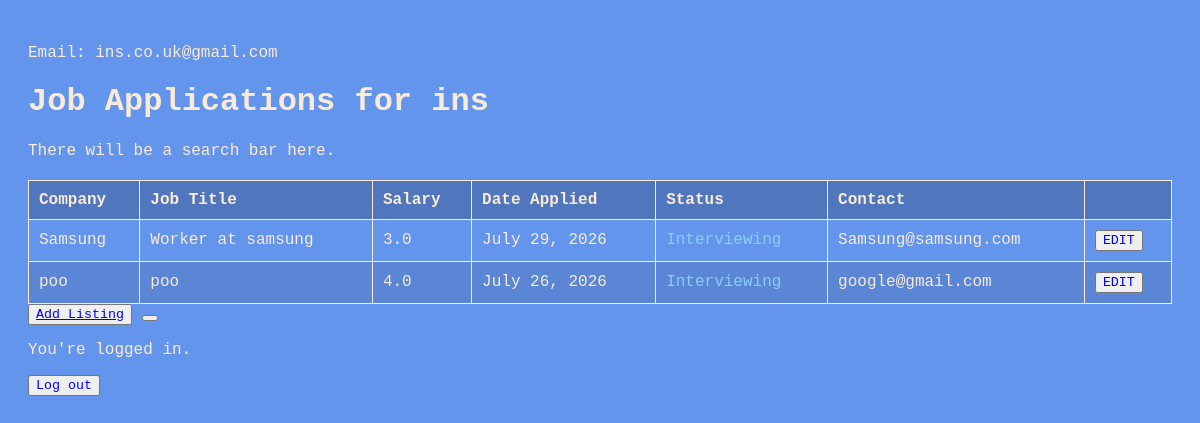
Page /tracker/ (signed in) on the committed database.
### tracker/models.py (models this page shows, shortened)
class jobListing(models.Model):
    STATUS_CHOICES = [
        ('P','Pending'),
        ('S','Successful'),
        ('I','Interviewing'),
        ('R','Rejected'),
    ]
    user = models.ForeignKey(settings.AUTH_USER_MODEL, on_delete=models.CASCADE)
    companyName = models.CharField(max_length=100)
    jobTitle = models.CharField(max_length=50)
    salary = models.FloatField()
    dateApplied = models.DateField()
    status = models.CharField(max_length=2,choices=STATUS_CHOICES)
    companyContact = models.EmailField()

### tracker/views.py (the view)
# urls.py: path('', views.user_tracker, name='user-tracker'),
@login_required
def user_tracker(request):
    listings = jobListing.objects.filter(user=request.user).order_by('-dateApplied')
    return render(request, 'maintracker.html',{'listings': listings})

### tracker/templates/maintracker.html (shortened to what this page needs)
<!DOCTYPE html>
<html>
   <head>
    </head>
    <body>
        <p>Email: {{ user.email }}</p>
         <h1>Job Applications for {{ user.username }}</h1>
         <div>
            <p>There will be a search bar here.</p>
         </div>
        <table>
            <thead>
                <tr>
                    <th>Company</th>
                    <th>Job Title</th>
                    <th>Salary</th>
                    <th>Date Applied</th>
                    <th>Status</th>
                    <th>Contact</th>
                    <th></th>
                </tr>
            </thead>
            <tbody>
                {% for listing in listings %}
                <tr>
                    <td>{{ listing.companyName }}</td>
                    <td>{{ listing.jobTitle }}</td>
                    <td>{{ listing.salary }}</td>
                    <td>{{ listing.dateApplied }}</td>
                    <td class="status-{{ listing.status }}">{{ listing.get_status_display }}</td>
                    <td>{{ listing.companyContact }}</td>
                    <td><button onClick="">EDIT</button></td>
                </tr>
                {% empty %}
                <tr class="empty-row">
                    <td colspan="7">No job applications yet — <a href="{% url 'addListing' %}">Add one to get started</a></td>
                </tr>
                {% endfor %}
            </tbody>
        </table>
        <div>
            <button><a href="{% url 'addListing' %}">Add Listing</a></button>
            <button></button>
        </div>
        {% if user.is_authenticated %}
            <p>You're logged in.</p>
            <form method="POST" action="{% url 'logout' %}">
                <button type="submit">Log out</button>
            </form>
        {% else %}
            <a href="{% url 'login' %}">Log in</a>
        {% endif %}
    </body>
</html>

### tracker/templates/maintracker.html (style rules this page uses)
* { font-family: 'Courier New', Courier, monospace; color: antiquewhite; box-sizing: border-box; }
button, a { color: blue; }
body { background-color: cornflowerblue; padding: 20px; }
table { width: 100%; border-collapse: collapse; margin-top: 20px; }
th, td { border: 1px solid antiquewhite; padding: 10px; text-align: left; }
th { background-color: rgba(0, 0, 0, 0.2); }
tr:nth-child(even) { background-color: rgba(0, 0, 0, 0.1); }
.status-I { color: lightskyblue; }

### rows in the picture
jobListing: companyName "Samsung", jobTitle "Worker at samsung", salary "3.0", dateApplied "July 29, 2026", status "Interviewing", companyContact "Samsung@samsung.com"
jobListing: companyName "poo", jobTitle "poo", salary "4.0", dateApplied "July 26, 2026", status "Interviewing", companyContact "google@gmail.com"

### other values in the picture
{{ user.email }} "ins.co.uk@gmail.com"
{{ user.username }} "ins"
